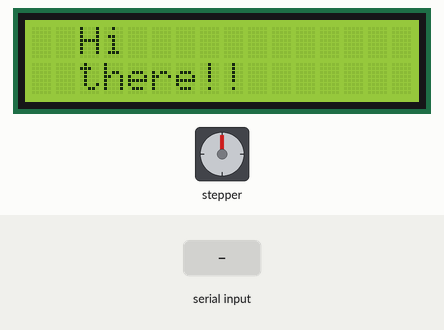
This sketch was run on a simulated Arduino Uno, built with avr-gcc and run on an emulated ATmega328P. Shown: stepper motor, 16×2 character LCD. Wiring (inferred from the names in the program): stepper motor driver (200 steps per turn assumed): step pin 6; direction pin 5; enable pin 7. Inputs (shaded band) come from the test bench.

Above: at 1.2 s.
1.3 s: "90,45\n" received over Serial
At 3.1 s:
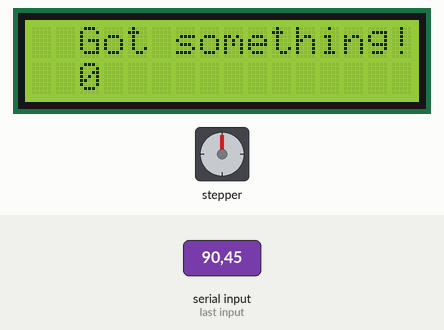
3.8 s: "30,150\n" received over Serial
At 4.4 s:
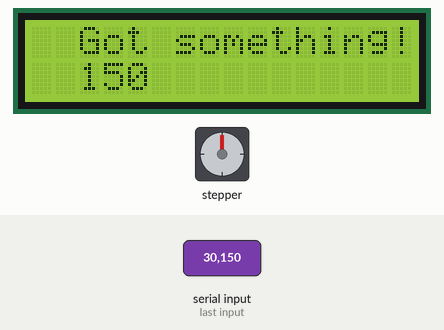
Timing chart, 0 to 6.8 s (numbered marks = the images above; inputs shaded):
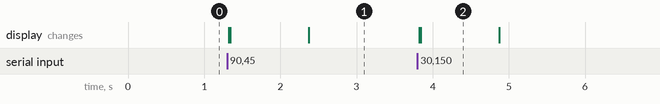

The sketch:

step-motor.ino
```cpp
#include <LiquidCrystal_I2C.h>

#define COLUMNS 16
#define ROWS    2

LiquidCrystal_I2C lcd(0x27, COLUMNS, ROWS);

int dirPin = 5; // 방향 설정 핀
int stepPin = 6; // 펄스 발생 핀
int enablePin = 7; // 모터 동작 여부 설정 핀

void printLCD (char* s1, char* s2)
{
  lcd.clear();
  lcd.setCursor(2,0);
  lcd.print(s1);

  lcd.setCursor(2,1);
  lcd.print(s2);
}

void setup() {
  Serial.begin(115200);

  pinMode (dirPin,    OUTPUT);
  pinMode (enablePin, OUTPUT);
  pinMode (stepPin,   OUTPUT);
  digitalWrite (enablePin, HIGH);

  lcd.init();
  lcd.clear();
  lcd.backlight();

  printLCD ("Hi", "there!!");
}

#define TIMES 50
#define DELAY 100

void TurnLeft()
{
  digitalWrite(dirPin, HIGH);
  for(int i = 0; i < TIMES; i++) {
    digitalWrite(stepPin, HIGH);
    delayMicroseconds(DELAY);
    digitalWrite(stepPin, LOW);
  }
}

void TurnRight()
{
  digitalWrite(dirPin, LOW);
  for(int i = 0; i < TIMES; i++) {
    digitalWrite(stepPin, HIGH);
    delayMicroseconds(DELAY);
    digitalWrite(stepPin, LOW);
  }
}

void loop()
{
  if (Serial.available()) {
    char buf[20];
    int x = Serial.parseInt();
    printLCD ("Got something!", itoa(x, buf, 10));
    if (x == 0) TurnLeft();
    else        TurnRight();
  }
}
```

Measured:
- after the input at 1.3 s, the display: first changes at once (image 1 shows a later state)
- after the input at 3.8 s, the display: first changes at once (image 2 shows a later state)
- what the display in image 2 shows lasts 1.1 s, from 3.8 s to 4.9 s
